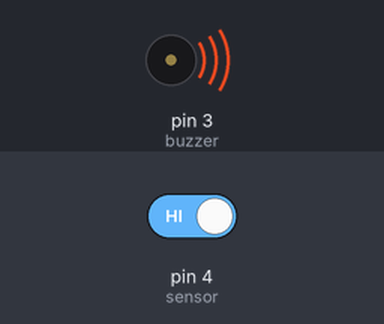
The sketch below on a simulated Arduino Uno, built with avr-gcc and run on an emulated ATmega328P. Shown: buzzer (waves = sounding). Inputs (shaded band) come from the test bench; at power-on: pin 4 (sensor) HIGH.

Above: at 1.2 s.
1.3 s: pin 4 (sensor) driven LOW
At 1.9 s:
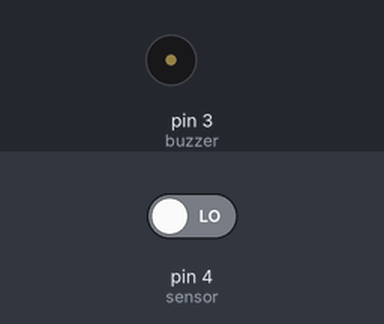
2.9 s: pin 4 (sensor) driven HIGH
At 4.3 s:
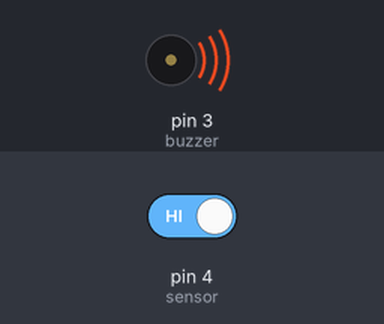
Timing chart, 0 to 5.9 s (numbered marks = the images above; inputs shaded):
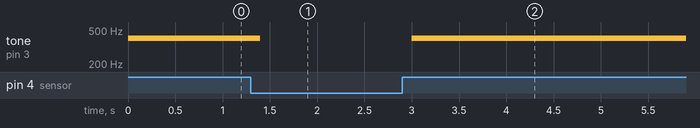

The sketch:

sketch_jul09b.ino
```cpp
const int buzzer = 3;
const int sensor = 4;

int state; // 0 close - 1 open wwitch

void setup()
{
  pinMode(sensor, INPUT_PULLUP);
}

void loop()
{
  state = digitalRead(sensor);

  if (state == 1){
    tone(buzzer, 400);
  }
  else{
    noTone(buzzer);
  }
  delay(200);
}
```

Measured:
- after the input at 1.3 s, tone on pin 3 (buzzer): 400 Hz → silent after 0.10 s
- after the input at 2.9 s, tone on pin 3 (buzzer): silent → 400 Hz after 0.10 s
